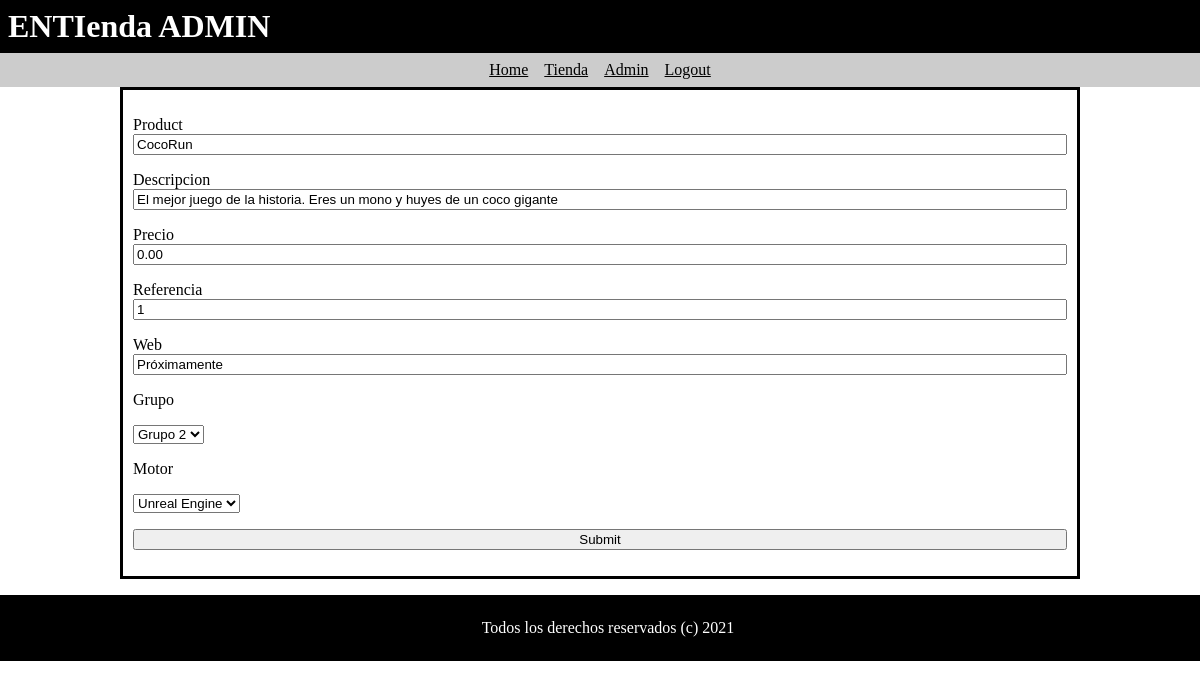
The page /admin.php?id_product=1 (signed in) on the database its author committed.
### tables this page shows
CREATE TABLE products (
	id_product INT UNSIGNED NOT NULL PRIMARY KEY AUTO_INCREMENT,
	product VARCHAR(128),
	description TEXT,
	price DECIMAL(6,2),
	reference VARCHAR(8),
	discount INT,
	units_sold INT UNSIGNED,
	website VARCHAR(255),
	size INT,
	duration INT,
	release_date DATE,
	id_group INT UNSIGNED,
	FOREIGN KEY (id_group) REFERENCES groups(id_group),
	id_engine_version INT UNSIGNED,
	FOREIGN KEY (id_engine_version) REFERENCES engines_versions(id_engine_version)
);

### admin.php (the view, shortened to what this page needs)
<?php
require("template.php");
require("config.php");
$conn = mysqli_connect($db_server, $db_user, $db_pass, $db);
$groups = "";
$engines = "";
$dynamic_query = <<<EOD
SELECT * FROM groups;
EOD;
$res = $conn->query($dynamic_query);
while($prod = $res->fetch_assoc()){
$groups .= <<<EOD
	<option value="{$prod["id_group"]}">{$prod["group"]}</option>
EOD;
}
$dynamic_query = <<<EOD
SELECT * FROM engines;
EOD;
$res = $conn->query($dynamic_query);
while($prod = $res->fetch_assoc()){
$engines .= <<<EOD
	<option value="{$prod["id_engine"]}">{$prod["engine"]}</option>
EOD;
}
$id_product = 0;
if(isset($_GET["id_product"])){
	$id_product = intval($_GET["id_product"]);
}
if($id_product == 0){
$content = <<<EOD
<form method="post" action="product_insert_req.php" id="product-form">
<p><label for="product">Product</label><input type="text" name="product" id="product" /></p>
<p><label for="description">Descripcion</label><input type="text" name="description" id="description" /></p>
<p><label for="price">Precio</label><input type="text" name="price" id="price" /></p>
<p><label for="reference">Referencia</label><input type="text" name="reference" id="reference" /></p>
<p><label for="website">Web</label><input type="text" name="website" id="website" /></p>
<p>Grupo</p>
<select for="id_group" name="id_group">{$groups}</select>
<p>Motor</p>
<select for="id_engine_version" name="id_engine_version">{$engines}</select>
<p><input type="submit" /></p>
</form>
<form method="post" action="group_insert_req.php" id="group-form">
<p><label for="group_name">Group name</label><input type="text" name="group_name" id="group_name" /></p>
<p><label for="course">Course</label><input type="text" name="course" id="course" /></p>
<p><label for="jam_year">Jam Year</label><input type="text" name="jam_year" id="jam_year" /></p>
<p><label for="mark">Mark</label><input type="text" name="mark" id="mark" /></p>
<p><input type="submit" /></p>
</form>
EOD;
}else{
require("config.php");
$conn = mysqli_connect($db_server, $db_user, $db_pass, $db);
$query = <<<EOD
	SELECT * FROM products WHERE id_product={$id_product};
EOD;
$res = $conn->query($query);
$prod = $res->fetch_assoc();
$content = <<<EOD
<form method="post" action="product_update_req.php" id="product-form">
<input type="hidden" name="id_product" value="{$prod["id_product"]}" />
<p><label for="product">Product</label><input type="text" name="product" id="product" value="{$prod["product"]}" /></p>
<p><label for="description">Descripcion</label><input type="text" name="description" id="description"  value="{$prod["description"]}" //></p>
<p><label for="price">Precio</label><input type="text" name="price" id="price"  value="{$prod["price"]}" //></p>
<p><label for="reference">Referencia</label><input type="text" name="reference" id="reference"  value="{$prod["reference"]}" //></p>
<p><label for="website">Web</label><input type="text" name="website" id="website"  value="{$prod["website"]}" //></p>
<p>Grupo</p>
<select for="id_group" name="id_group" id="id_group">{$groups}</select>
<p>Motor</p>
<select for="id_engine_version" name="id_engine_version" id="id_engine_version">{$engines}</select>
<p><input type="submit" /></p>
</form>
<script>
document.getElementById("id_group").selectedIndex = {$prod["id_group"]}-1;
document.getElementById("id_engine").selectedIndex = {$prod["id_engine_version"]}-1;
</script>
EOD;
}
?>

### estilo.css (style rules this page uses)
body { margin:0; padding:0; }
#product-form, #group-form { border-style: solid; padding:10px; }
#product-form p,#group-form p { display:flex; flex-direction:column; }

### rows shown on the page
products: product "CocoRun", description "El mejor juego de la historia. Eres un mono y huyes de un coco gigante", price "0.00", reference "1", website "Próximamente"

### other values the page prints
$title "ENTIenda ADMIN"
form field id_group "Grupo 2"
form field id_engine_version "Unreal Engine"
